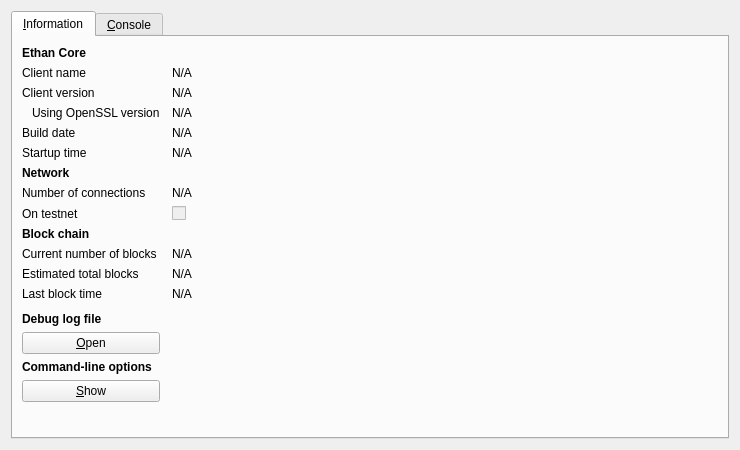
<?xml version="1.0" encoding="UTF-8"?>
<ui version="4.0">
 <class>RPCConsole</class>
 <widget class="QDialog" name="RPCConsole">
  <property name="geometry">
   <rect>
    <x>0</x>
    <y>0</y>
    <width>740</width>
    <height>450</height>
   </rect>
  </property>
  <property name="windowTitle">
   <string>Ethan - Debug window</string>
  </property>
  <layout class="QVBoxLayout" name="verticalLayout_2">
   <item>
    <widget class="QTabWidget" name="tabWidget">
     <property name="currentIndex">
      <number>0</number>
     </property>
     <widget class="QWidget" name="tab_info">
      <attribute name="title">
       <string>&amp;Information</string>
      </attribute>
      <layout class="QGridLayout" name="gridLayout" columnstretch="0,1">
       <property name="horizontalSpacing">
        <number>12</number>
       </property>
       <item row="0" column="0">
        <widget class="QLabel" name="label_9">
         <property name="font">
          <font>
           <weight>75</weight>
           <bold>true</bold>
          </font>
         </property>
         <property name="text">
          <string>Ethan Core</string>
         </property>
        </widget>
       </item>
       <item row="1" column="0">
        <widget class="QLabel" name="label_5">
         <property name="text">
          <string>Client name</string>
         </property>
        </widget>
       </item>
       <item row="1" column="1">
        <widget class="QLabel" name="clientName">
         <property name="cursor">
          <cursorShape>IBeamCursor</cursorShape>
         </property>
         <property name="text">
          <string>N/A</string>
         </property>
         <property name="textFormat">
          <enum>Qt::PlainText</enum>
         </property>
         <property name="textInteractionFlags">
          <set>Qt::LinksAccessibleByMouse|Qt::TextSelectableByKeyboard|Qt::TextSelectableByMouse</set>
         </property>
        </widget>
       </item>
       <item row="2" column="0">
        <widget class="QLabel" name="label_6">
         <property name="text">
          <string>Client version</string>
         </property>
        </widget>
       </item>
       <item row="2" column="1">
        <widget class="QLabel" name="clientVersion">
         <property name="cursor">
          <cursorShape>IBeamCursor</cursorShape>
         </property>
         <property name="text">
          <string>N/A</string>
         </property>
         <property name="textFormat">
          <enum>Qt::PlainText</enum>
         </property>
         <property name="textInteractionFlags">
          <set>Qt::LinksAccessibleByMouse|Qt::TextSelectableByKeyboard|Qt::TextSelectableByMouse</set>
         </property>
        </widget>
       </item>
       <item row="3" column="0">
        <widget class="QLabel" name="label_14">
         <property name="text">
          <string>Using OpenSSL version</string>
         </property>
         <property name="indent">
          <number>10</number>
         </property>
        </widget>
       </item>
       <item row="3" column="1">
        <widget class="QLabel" name="openSSLVersion">
         <property name="cursor">
          <cursorShape>IBeamCursor</cursorShape>
         </property>
         <property name="text">
          <string>N/A</string>
         </property>
         <property name="textFormat">
          <enum>Qt::PlainText</enum>
         </property>
         <property name="textInteractionFlags">
          <set>Qt::LinksAccessibleByMouse|Qt::TextSelectableByKeyboard|Qt::TextSelectableByMouse</set>
         </property>
        </widget>
       </item>
       <item row="4" column="0">
        <widget class="QLabel" name="label_12">
         <property name="text">
          <string>Build date</string>
         </property>
        </widget>
       </item>
       <item row="4" column="1">
        <widget class="QLabel" name="buildDate">
         <property name="cursor">
          <cursorShape>IBeamCursor</cursorShape>
         </property>
         <property name="text">
          <string>N/A</string>
         </property>
         <property name="textFormat">
          <enum>Qt::PlainText</enum>
         </property>
         <property name="textInteractionFlags">
          <set>Qt::LinksAccessibleByMouse|Qt::TextSelectableByKeyboard|Qt::TextSelectableByMouse</set>
         </property>
        </widget>
       </item>
       <item row="5" column="0">
        <widget class="QLabel" name="label_13">
         <property name="text">
          <string>Startup time</string>
         </property>
        </widget>
       </item>
       <item row="5" column="1">
        <widget class="QLabel" name="startupTime">
         <property name="cursor">
          <cursorShape>IBeamCursor</cursorShape>
         </property>
         <property name="text">
          <string>N/A</string>
         </property>
         <property name="textFormat">
          <enum>Qt::PlainText</enum>
         </property>
         <property name="textInteractionFlags">
          <set>Qt::LinksAccessibleByMouse|Qt::TextSelectableByKeyboard|Qt::TextSelectableByMouse</set>
         </property>
        </widget>
       </item>
       <item row="6" column="0">
        <widget class="QLabel" name="label_11">
         <property name="font">
          <font>
           <weight>75</weight>
           <bold>true</bold>
          </font>
         </property>
         <property name="text">
          <string>Network</string>
         </property>
        </widget>
       </item>
       <item row="7" column="0">
        <widget class="QLabel" name="label_7">
         <property name="text">
          <string>Number of connections</string>
         </property>
        </widget>
       </item>
       <item row="7" column="1">
        <widget class="QLabel" name="numberOfConnections">
         <property name="cursor">
          <cursorShape>IBeamCursor</cursorShape>
         </property>
         <property name="text">
          <string>N/A</string>
         </property>
         <property name="textFormat">
          <enum>Qt::PlainText</enum>
         </property>
         <property name="textInteractionFlags">
          <set>Qt::LinksAccessibleByMouse|Qt::TextSelectableByKeyboard|Qt::TextSelectableByMouse</set>
         </property>
        </widget>
       </item>
       <item row="8" column="0">
        <widget class="QLabel" name="label_8">
         <property name="text">
          <string>On testnet</string>
         </property>
        </widget>
       </item>
       <item row="8" column="1">
        <widget class="QCheckBox" name="isTestNet">
         <property name="enabled">
          <bool>false</bool>
         </property>
         <property name="text">
          <string/>
         </property>
        </widget>
       </item>
       <item row="9" column="0">
        <widget class="QLabel" name="label_10">
         <property name="font">
          <font>
           <weight>75</weight>
           <bold>true</bold>
          </font>
         </property>
         <property name="text">
          <string>Block chain</string>
         </property>
        </widget>
       </item>
       <item row="10" column="0">
        <widget class="QLabel" name="label_3">
         <property name="text">
          <string>Current number of blocks</string>
         </property>
        </widget>
       </item>
       <item row="10" column="1">
        <widget class="QLabel" name="numberOfBlocks">
         <property name="cursor">
          <cursorShape>IBeamCursor</cursorShape>
         </property>
         <property name="text">
          <string>N/A</string>
         </property>
         <property name="textFormat">
          <enum>Qt::PlainText</enum>
         </property>
         <property name="textInteractionFlags">
          <set>Qt::LinksAccessibleByMouse|Qt::TextSelectableByKeyboard|Qt::TextSelectableByMouse</set>
         </property>
        </widget>
       </item>
       <item row="11" column="0">
        <widget class="QLabel" name="label_4">
         <property name="text">
          <string>Estimated total blocks</string>
         </property>
        </widget>
       </item>
       <item row="11" column="1">
        <widget class="QLabel" name="totalBlocks">
         <property name="cursor">
          <cursorShape>IBeamCursor</cursorShape>
         </property>
         <property name="text">
          <string>N/A</string>
         </property>
         <property name="textFormat">
          <enum>Qt::PlainText</enum>
         </property>
         <property name="textInteractionFlags">
          <set>Qt::LinksAccessibleByMouse|Qt::TextSelectableByKeyboard|Qt::TextSelectableByMouse</set>
         </property>
        </widget>
       </item>
       <item row="12" column="0">
        <widget class="QLabel" name="label_2">
         <property name="text">
          <string>Last block time</string>
         </property>
        </widget>
       </item>
       <item row="12" column="1">
        <widget class="QLabel" name="lastBlockTime">
         <property name="cursor">
          <cursorShape>IBeamCursor</cursorShape>
         </property>
         <property name="text">
          <string>N/A</string>
         </property>
         <property name="textFormat">
          <enum>Qt::PlainText</enum>
         </property>
         <property name="textInteractionFlags">
          <set>Qt::LinksAccessibleByMouse|Qt::TextSelectableByKeyboard|Qt::TextSelectableByMouse</set>
         </property>
        </widget>
       </item>
       <item row="13" column="0">
        <spacer name="verticalSpacer_2">
         <property name="orientation">
          <enum>Qt::Vertical</enum>
         </property>
         <property name="sizeHint" stdset="0">
          <size>
           <width>20</width>
           <height>20</height>
          </size>
         </property>
        </spacer>
       </item>
       <item row="14" column="0">
        <widget class="QLabel" name="labelDebugLogfile">
         <property name="font">
          <font>
           <weight>75</weight>
           <bold>true</bold>
          </font>
         </property>
         <property name="text">
          <string>Debug log file</string>
         </property>
        </widget>
       </item>
       <item row="15" column="0">
        <widget class="QPushButton" name="openDebugLogfileButton">
         <property name="toolTip">
          <string>Open the Ethan debug log file from the current data directory. This can take a few seconds for large log files.</string>
         </property>
         <property name="text">
          <string>&amp;Open</string>
         </property>
         <property name="autoDefault">
          <bool>false</bool>
         </property>
        </widget>
       </item>
       <item row="16" column="0">
        <widget class="QLabel" name="labelCLOptions">
         <property name="font">
          <font>
           <weight>75</weight>
           <bold>true</bold>
          </font>
         </property>
         <property name="text">
          <string>Command-line options</string>
         </property>
        </widget>
       </item>
       <item row="17" column="0">
        <widget class="QPushButton" name="showCLOptionsButton">
         <property name="toolTip">
          <string>Show the Ethan-Qt help message to get a list with possible Ethan command-line options.</string>
         </property>
         <property name="text">
          <string>&amp;Show</string>
         </property>
         <property name="autoDefault">
          <bool>false</bool>
         </property>
        </widget>
       </item>
       <item row="18" column="0">
        <spacer name="verticalSpacer">
         <property name="orientation">
          <enum>Qt::Vertical</enum>
         </property>
         <property name="sizeHint" stdset="0">
          <size>
           <width>20</width>
           <height>40</height>
          </size>
         </property>
        </spacer>
       </item>
      </layout>
     </widget>
     <widget class="QWidget" name="tab_console">
      <attribute name="title">
       <string>&amp;Console</string>
      </attribute>
      <layout class="QVBoxLayout" name="verticalLayout_3">
       <property name="spacing">
        <number>3</number>
       </property>
       <item>
        <widget class="QTextEdit" name="messagesWidget">
         <property name="minimumSize">
          <size>
           <width>0</width>
           <height>100</height>
          </size>
         </property>
         <property name="readOnly">
          <bool>true</bool>
         </property>
         <property name="tabKeyNavigation" stdset="0">
          <bool>false</bool>
         </property>
         <property name="columnCount" stdset="0">
          <number>2</number>
         </property>
        </widget>
       </item>
       <item>
        <layout class="QHBoxLayout" name="horizontalLayout">
         <property name="spacing">
          <number>3</number>
         </property>
         <item>
          <widget class="QLabel" name="label">
           <property name="text">
            <string notr="true">&gt;</string>
           </property>
          </widget>
         </item>
         <item>
          <widget class="QLineEdit" name="lineEdit"/>
         </item>
         <item>
          <widget class="QPushButton" name="clearButton">
           <property name="maximumSize">
            <size>
             <width>24</width>
             <height>24</height>
            </size>
           </property>
           <property name="toolTip">
            <string>Clear console</string>
           </property>
           <property name="text">
            <string/>
           </property>
           <property name="icon">
            <iconset resource="../ethan.qrc">
             <normaloff>:/icons/remove</normaloff>:/icons/remove</iconset>
           </property>
           <property name="shortcut">
            <string notr="true">Ctrl+L</string>
           </property>
           <property name="autoDefault">
            <bool>false</bool>
           </property>
          </widget>
         </item>
        </layout>
       </item>
      </layout>
     </widget>
    </widget>
   </item>
  </layout>
 </widget>
 <resources>
  <include location="../ethan.qrc"/>
 </resources>
 <connections/>
</ui>
